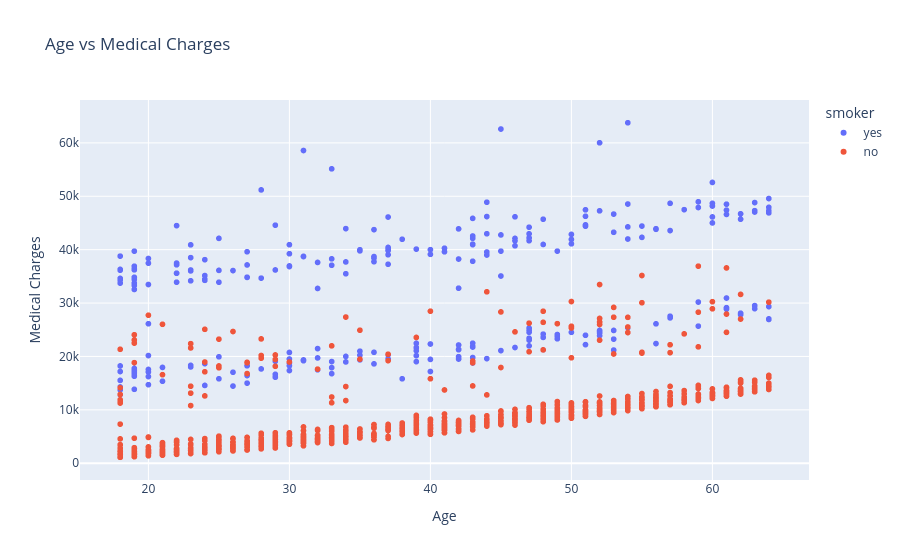

The cell this chart's notebook holds for it:
### Code cell
fig = px.scatter(
   df,
   x="age",
   y="charges",
   color="smoker",
   title="Age vs Medical Charges",
   labels={
       "age": "Age",
       "charges": "Medical Charges"
   }
)
fig.show()

### Figure 1 — Plotly figure (JSON) as saved in the notebook; plotly's stock layout.template omitted (floating-point values rounded to 4 significant figures; data arrays with more than 128 entries replaced by an {"elided": "..."} marker saying what was removed)
{"data": [{"hovertemplate": "smoker=yes<br>Age=%{x}<br>Medical Charges=%{y}<extra></extra>", "legendgroup": "yes", "marker": {"color": "#636efa", "symbol": "circle"}, "mode": "markers", "name": "yes", "showlegend": true, "type": "scattergl", "x": {"elided": "274 int values"}, "xaxis": "x", "y": {"elided": "274 float values"}, "yaxis": "y"}, {"hovertemplate": "smoker=no<br>Age=%{x}<br>Medical Charges=%{y}<extra></extra>", "legendgroup": "no", "marker": {"color": "#EF553B", "symbol": "circle"}, "mode": "markers", "name": "no", "showlegend": true, "type": "scattergl", "x": {"elided": "1064 int values"}, "xaxis": "x", "y": {"elided": "1064 float values"}, "yaxis": "y"}], "layout": {"legend": {"title": {"text": "smoker"}, "tracegroupgap": 0}, "title": {"text": "Age vs Medical Charges"}, "xaxis": {"anchor": "y", "domain": [0, 1], "title": {"text": "Age"}}, "yaxis": {"anchor": "x", "domain": [0, 1], "title": {"text": "Medical Charges"}}}}
